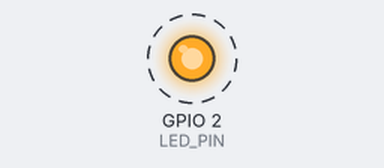
This sketch was run on a simulated ESP32. On the bench: output pins drawn as LEDs (lit = HIGH). Dashed ring = blinking. What the sketch prints to the serial monitor is not drawn.

Above: at 0.4 s.
Timing chart, 0 to 3.2 s (numbered marks = the images above):
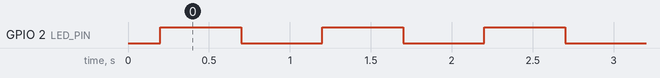

The sketch:

ESP32_Motion_Detector.ino
```cpp
#define LED_PIN 2  // ברוב לוחות ESP32 זה ה-LED המובנה

void setup() {
  pinMode(LED_PIN, OUTPUT);
  Serial.begin(115200);
  delay(200);
  Serial.println("ESP32 Blink OK");
}

void loop() {
  digitalWrite(LED_PIN, HIGH);
  Serial.println("ON");
  delay(500);

  digitalWrite(LED_PIN, LOW);
  Serial.println("OFF");
  delay(500);
}
```

Measured:
- by itself, GPIO 2 (LED_PIN): alternates HIGH for 0.50 s and LOW for 0.50 s
